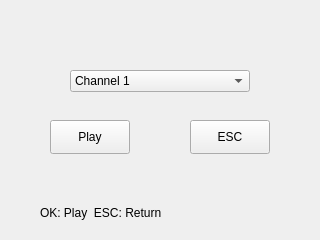
<ui version="4.0" >
 <class>SelftestSound</class>
 <widget class="QDialog" name="SelftestSound" >
  <property name="geometry" >
   <rect>
    <x>0</x>
    <y>0</y>
    <width>320</width>
    <height>240</height>
   </rect>
  </property>
  <property name="windowTitle" >
   <string>Dialog</string>
  </property>
  <widget class="QLabel" name="lblBackground" >
   <property name="geometry" >
    <rect>
     <x>20</x>
     <y>50</y>
     <width>270</width>
     <height>120</height>
    </rect>
   </property>
   <property name="text" >
    <string/>
   </property>
   <property name="pixmap" >
    <pixmap resource="../sb3000.qrc" >:/images/res/bg-inputbox.png</pixmap>
   </property>
   <property name="scaledContents" >
    <bool>true</bool>
   </property>
  </widget>
  <widget class="QPushButton" name="btnPlay" >
   <property name="geometry" >
    <rect>
     <x>50</x>
     <y>120</y>
     <width>80</width>
     <height>34</height>
    </rect>
   </property>
   <property name="focusPolicy" >
    <enum>Qt::NoFocus</enum>
   </property>
   <property name="text" >
    <string>Play</string>
   </property>
  </widget>
  <widget class="QPushButton" name="btnESC" >
   <property name="geometry" >
    <rect>
     <x>190</x>
     <y>120</y>
     <width>80</width>
     <height>34</height>
    </rect>
   </property>
   <property name="focusPolicy" >
    <enum>Qt::NoFocus</enum>
   </property>
   <property name="text" >
    <string>ESC</string>
   </property>
  </widget>
  <widget class="QComboBox" name="comboBox" >
   <property name="geometry" >
    <rect>
     <x>70</x>
     <y>70</y>
     <width>180</width>
     <height>22</height>
    </rect>
   </property>
   <item>
    <property name="text" >
     <string>Channel 1</string>
    </property>
   </item>
   <item>
    <property name="text" >
     <string>Channel 2</string>
    </property>
   </item>
   <item>
    <property name="text" >
     <string>Channel 3</string>
    </property>
   </item>
   <item>
    <property name="text" >
     <string>Channel 4</string>
    </property>
   </item>
  </widget>
  <widget class="QLabel" name="lblStatusbar" >
   <property name="geometry" >
    <rect>
     <x>0</x>
     <y>200</y>
     <width>320</width>
     <height>40</height>
    </rect>
   </property>
   <property name="text" >
    <string/>
   </property>
  </widget>
  <widget class="QLabel" name="label" >
   <property name="geometry" >
    <rect>
     <x>0</x>
     <y>200</y>
     <width>320</width>
     <height>40</height>
    </rect>
   </property>
   <property name="text" >
    <string/>
   </property>
   <property name="pixmap" >
    <pixmap resource="../sb3000.qrc" >:/images/res/bottom.png</pixmap>
   </property>
   <property name="scaledContents" >
    <bool>true</bool>
   </property>
  </widget>
  <widget class="QLabel" name="lblStatusIcon" >
   <property name="geometry" >
    <rect>
     <x>20</x>
     <y>205</y>
     <width>16</width>
     <height>16</height>
    </rect>
   </property>
   <property name="text" >
    <string/>
   </property>
   <property name="pixmap" >
    <pixmap resource="../sb3000.qrc" >:/images/res/icon-help.png</pixmap>
   </property>
  </widget>
  <widget class="QLabel" name="lblStatusText" >
   <property name="geometry" >
    <rect>
     <x>40</x>
     <y>200</y>
     <width>270</width>
     <height>25</height>
    </rect>
   </property>
   <property name="text" >
    <string>OK: Play  ESC: Return</string>
   </property>
  </widget>
 </widget>
 <tabstops>
  <tabstop>btnPlay</tabstop>
  <tabstop>btnESC</tabstop>
 </tabstops>
 <resources>
  <include location="../sb3000.qrc" />
 </resources>
 <connections/>
</ui>
